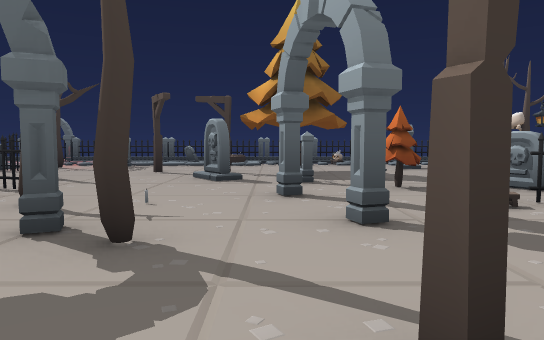
[1] (above)

24 first-person views from a walk through a Godot game level. The camera is 1.3 m above the floor, tilts 4° down and sees 70° across. The floor is counted in squares, 2 m on a side. Each view is taken from the middle of a square. On the plan, view 1 faces up. The plan holds only what a view shows up to about 11 squares ahead; the rest is blank. The place goes on beyond the plan. Characters and animated objects are left out.

[2]
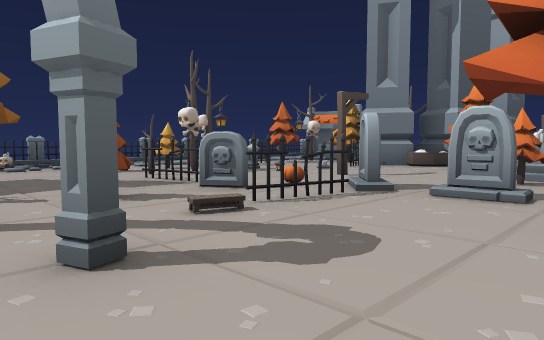

[3]
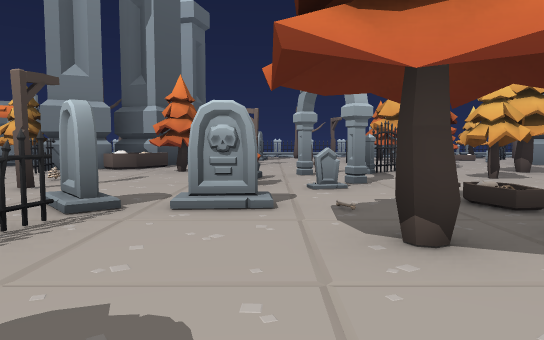

[4]
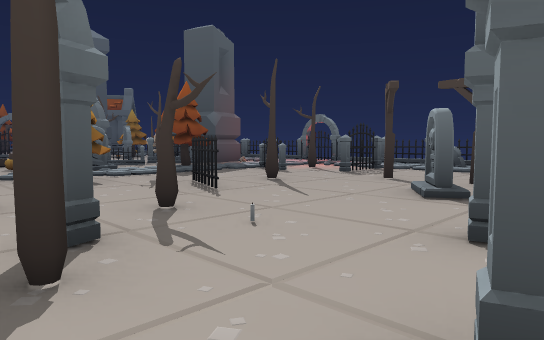

[5]
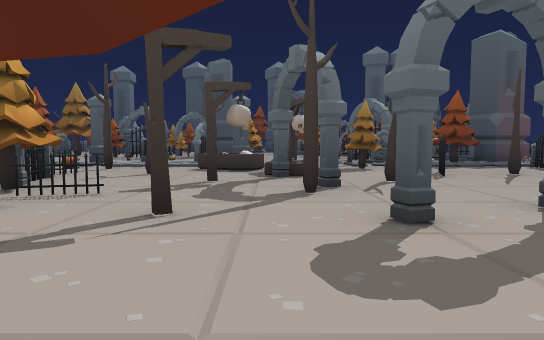

[6]
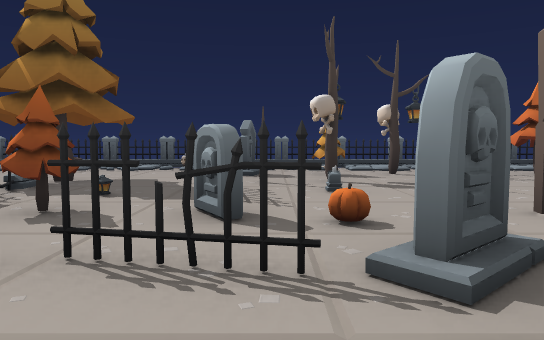

[7]
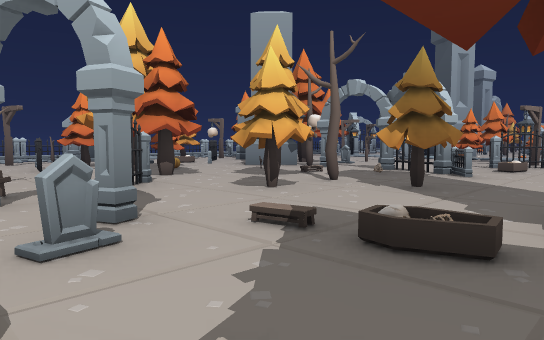

[8]
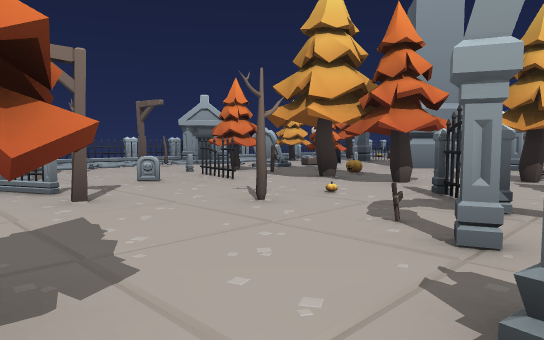

[9]
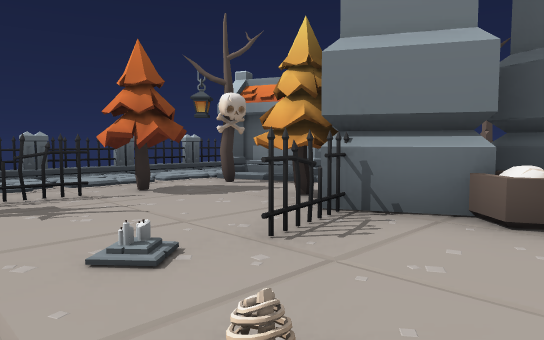

[10]
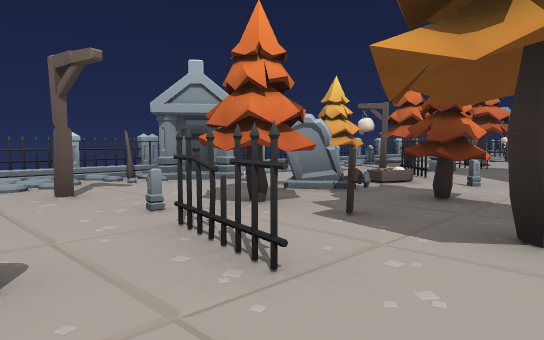

[11]
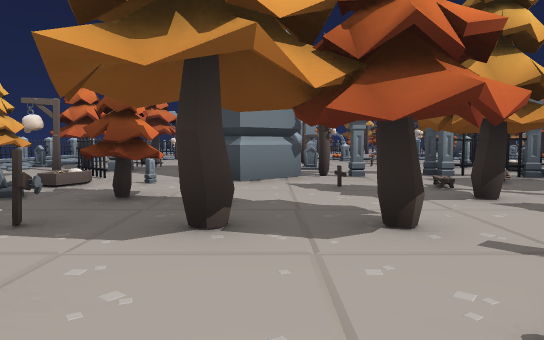

[12]
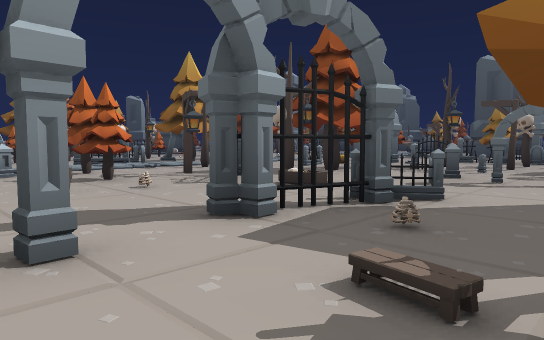

[13]
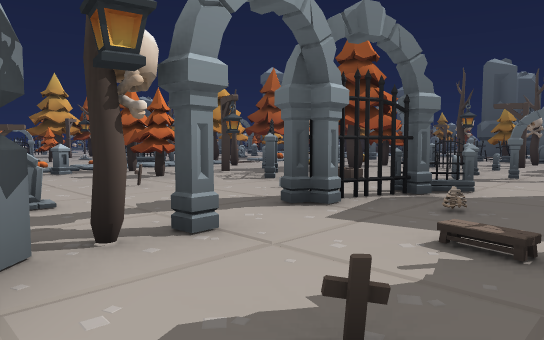

[14]
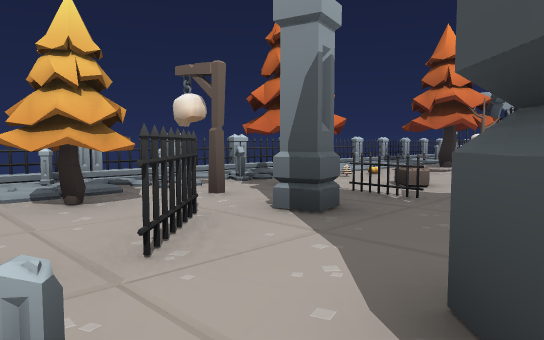

[15]
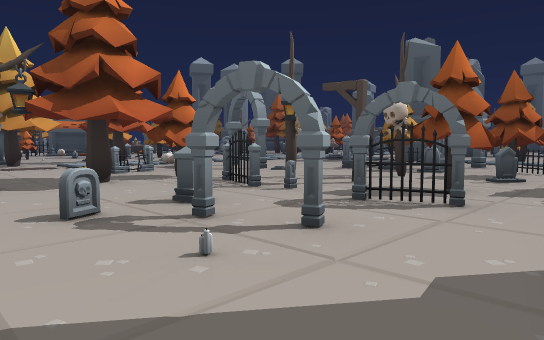

[16]
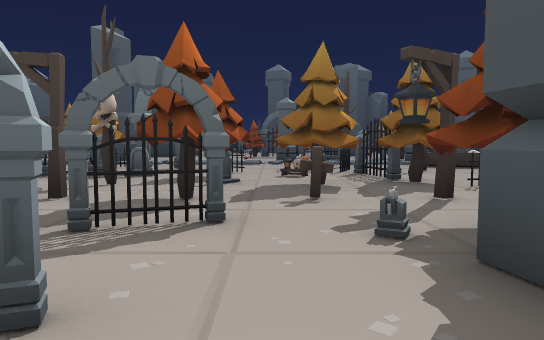

[17]
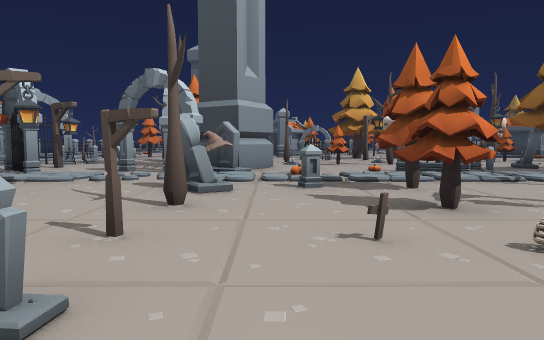

[18]
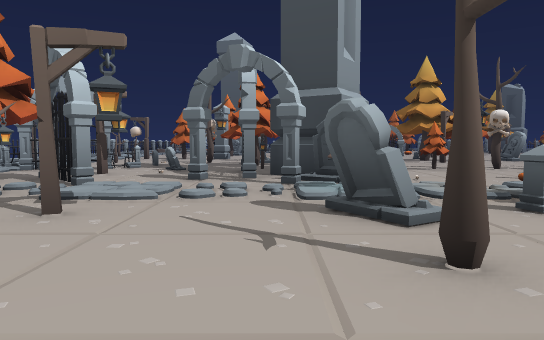

[19]
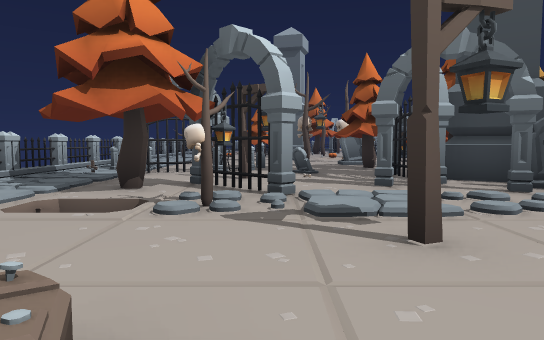

[20]
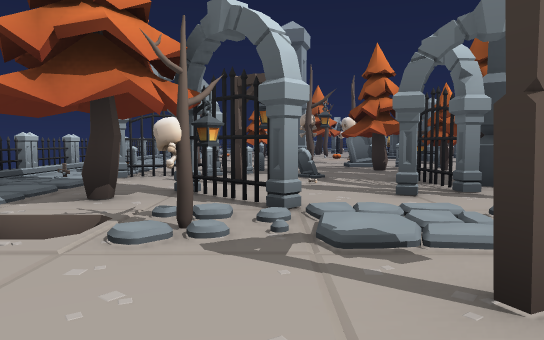

[21]
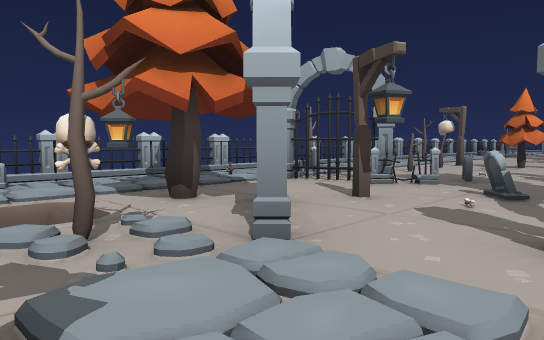

[22]
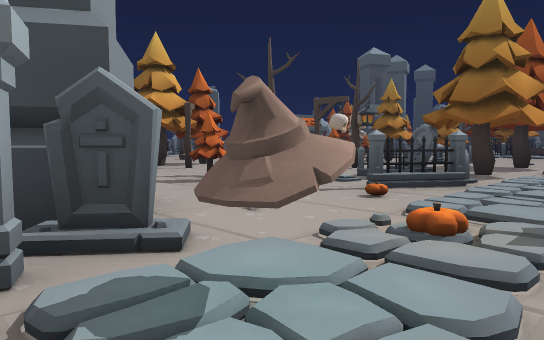

[23]
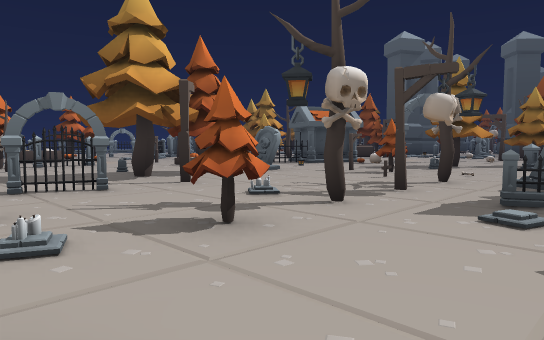

[24]
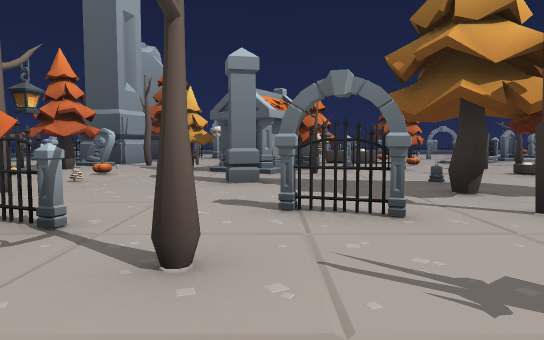

### Floor plan
Key: @ floor where view 1 was taken; # wall or solid block; x gap in a wall; . main floor; : floor 0.25 m higher than the main floor; + floor 0.5 m higher than the main floor; / step, stairs or slope; = window, fence, low wall or low ledge; v drop or lower ground; T tombstone; R tree; P pine tree; F fence; B bench; C coffin; A candle; S skull; L lantern; I pillar; U pumpkin; H thing the floor can be seen under or through; O other object.
Columns run from 7 left of view 1 to 19 right of it. Each row starts with its distance up from view 1.
 12    F/OFFFBFF FFFFFFFF
 11  .///T//////:::.:: #
 10  RR#....../TP.R#PPR#
  9  #....#.P...R......#
  8 P..........R..#..PP
  7 P..R..T.F..#.../### OL
  6 /.R#.....P....#/..C#
  5 /......#...T......C#
  4 .P...R.../#.T...PP.
  3 /S...#R.#...T.PA...#.FO
  2   .C#......./..........O./
  1  CC.S...#..PO.T...R..T..O/O
  0 /..R...@........#....x.../F
 -1 /.....P.    .....#...#P../F
 -2 /.R###P.LP# ...P..P.P#P.. R
 -3 /.   PP..A....PRPP..P..T.##
 -4  .  B.P......PP.PP...P/../F
 -5  ..#PPTPP#.#......=..=/../O
 -6  .#...R.......F#..R##.#.PPF
 -7  ...T.......T......##..#PPF
 -8   #PP...R#........T  ..IS#F
 -9     .....P.PR=#..... .#PPTF
-10      .#..P...#..........PPF
-11       ..+FF..L.P..R....C/
-12        .O...R..P..T.....//
-13        ........P..T..L...//
-14          /v .::.U/O..HRR /F
-15        P..P.TF....T#. H P:F
-16        .....F.F...### H#P:F
-17         O.T......####OLL :F
-18     PP#...R..R.P..PO#T. ##F
-19     P.P..O..S.....PPP..F#FF
-20       PP.P.......RPPP.T.=:R
-21        .O.........#TTRO.R:F
-22        .......##.....R..R:F
-23          .T PPP.....R . O:O
-24             .A...I... PPS
-25            ...........PP
-26            . ..R....U.
-27            O.#xP##P..PP
-28           .....P  P..P#
-29          R. O. O    RT

Positions as (right, up) in squares from view 1, and headings:
1: (0, 0), facing up
2: (0, 1), facing up-right
3: (1, 2), facing right
4: (1, 2), facing up-left
5: (4, 2), facing left
6: (4, 2), facing up
7: (4, 2), facing down-right
8: (8, 4), facing down-right
9: (7, 5), facing up-right
10: (12, 1), facing down-right
11: (12, 1), facing down
12: (11, -4), facing down-left
13: (12, -4), facing down-left
14: (13, -5), facing down-right
15: (6, -3), facing down-left
16: (5, -4), facing left
17: (10, -7), facing down
18: (12, -9), facing down
19: (15, -10), facing down
20: (15, -11), facing down
21: (13, -13), facing down-right
22: (12, -13), facing down-left
23: (10, -16), facing down-left
24: (9, -18), facing down
